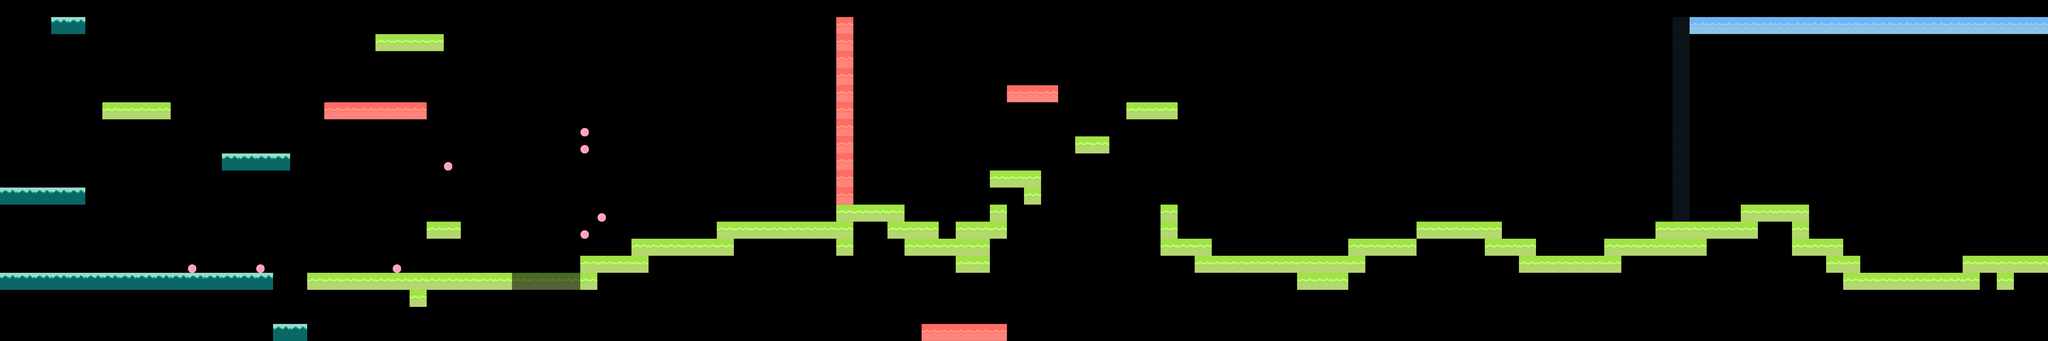

Rendered tile map (Tiled .tmx) drawn with the repository's tilesets; below, a short description and the map source with its tile grids summarised:
An orthogonal 120x20 tile map with 64x64 px tiles, 6 tile layers (coins, ladders, platforms, background, ...), 3 tilesets and 16 objects.

<map version="1.8" tiledversion="1.8.4" orientation="orthogonal" renderorder="right-down" width="120" height="20" tilewidth="64" tileheight="64" infinite="0" nextlayerid="10" nextobjectid="23">
 <tileset firstgid="1" source="coins.tsx" />
 <tileset firstgid="17" source="walls.tsx" />
 <tileset firstgid="22" source="block.tsx" />
 <objectgroup id="7" name="enemies">
  <object id="2" x="1316" y="1000">
   <point />
  </object>
  <object id="3" x="2848" y="818">
   <point />
  </object>
  <object id="4" x="4836" y="932">
   <point />
  </object>
  <object id="5" x="6630" y="750">
   <point />
  </object>
  <object id="6" x="7110" y="32">
   <point />
  </object>
  <object id="7" x="6912" y="-700">
   <point />
  </object>
  <object id="8" x="6580" y="-496">
   <point />
  </object>
  <object id="15" x="1560" y="64">
   <point />
  </object>
  <object id="16" x="1336" y="284">
   <point />
  </object>
  <object id="17" x="4324" y="260">
   <point />
  </object>
  <object id="18" x="7588" y="812">
   <point />
  </object>
  <object id="19" x="3604" y="1096">
   <point />
  </object>
  <object id="21" x="2212" y="-1476">
   <point />
  </object>
  <object id="22" x="3436" y="-868">
   <point />
  </object>
 </objectgroup>
 <layer id="2" name="coins" width="120" height="20">
  <data>[2400 cells, 12 non-empty, 2 distinct tile ids]</data>
 </layer>
 <objectgroup id="8" name="player">
  <object id="1" x="98" y="526">
   <point />
  </object>
  <object id="10" x="-720" y="-200">
   <point />
  </object>
 </objectgroup>
 <layer id="5" name="ladders" width="120" height="20" opacity="0.1">
  <data>[2400 cells, 12 non-empty, 1 distinct tile ids]</data>
 </layer>
 <layer id="6" name="platforms" width="120" height="20">
  <data>[2400 cells, 0 non-empty, 0 distinct tile ids]</data>
 </layer>
 <layer id="3" name="background" width="120" height="20">
  <data>[2400 cells, 19 non-empty, 1 distinct tile ids]</data>
 </layer>
 <layer id="4" name="walls" width="120" height="20">
  <data>[2400 cells, 198 non-empty, 4 distinct tile ids]</data>
 </layer>
 <layer id="1" name="foreground" width="120" height="20" opacity="0.46">
  <data>[2400 cells, 4 non-empty, 1 distinct tile ids]</data>
 </layer>
</map>